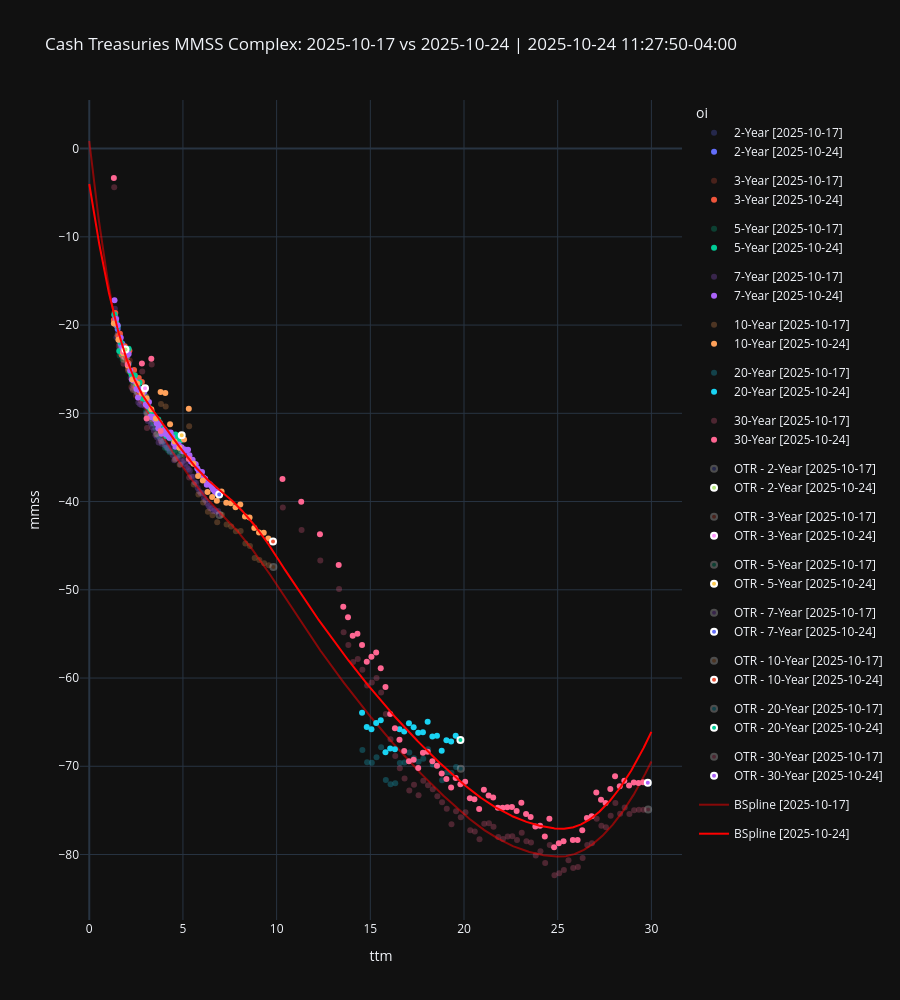

Here is the notebook cell this chart was saved with:
### Code cell
# plot_usts(
#     curve_set_df=new_market_df,
#     ttm_col="ttm",
#     ytm_col="ytm",
#     label_col="oi",
#     cusip_col="cusip",
#     hover_data=new_ref_df.columns.to_list(),
#     cusips_hightlighter=[
#         ("912810UA4", "purple"),
#         ("912810UC0", "purple"),
#     ],
#     splines=[
#         (new_ytm_loess, "LOESS Spline"),
# 		(new_ytm_bspline, "BSpline", "red")
# 	],
#     title=f"Cash Treasuries Complex: {next(iter(new_cusip_pricers.items()))[1].meta()["timestamp"]}",
# )

# plot_usts(
#     # curve_set_df=mmss_df[
#     #     mmss_df["rank"].isin([0, 1, 2])
#     # ],
#     curve_set_df=new_mmss_df,
#     ttm_col="ttm",
#     ytm_col="mmss",
#     label_col="oi",
#     cusip_col="cusip",
#     hover_data=new_ref_df.columns.to_list(),
#     cusips_hightlighter=[
#         ("912810UA4", "purple"),
#         ("912810UC0", "purple"),
#     ],
#     splines=[
#         # (mmss_mdur_spline, "LOESS Spline", "red"),
#         (new_mmss_bspline, "BSpline", "red")
#     ],
#     title=f"Cash Treasuries MMSS Complex: {next(iter(new_cusip_pricers.items()))[1].meta()["timestamp"]}",
#     # enable_hover_filters=True,
#     # numeric_bins=4,
# )
# display(new_mmss_df[new_mmss_df["rank"] == 0][["oi", "ust_label", "ttm", "mmss"]])


# fig, cmap = plot_usts_comparison(
#     curve_set_df=old_market_df,
#     ttm_col="ttm",
#     ytm_col="ytm",
#     label_col="oi",
#     cusip_col="cusip",
#     hover_data=old_ref_df.columns.to_list(),
#     splines=[(old_ytm_bspline, "BSpline", "lightcoral")],
#     # title=f"Cash Treasuries Complex: {older} vs {newer}",
#     opacity=0.50,
#     name_suffix=str(compare),
#     show=False,
#     return_color_map=True,
# )
# fig = plot_usts_comparison(
#     curve_set_df=new_market_df,
#     ttm_col="ttm",
#     ytm_col="ytm",
#     label_col="oi",
#     cusip_col="cusip",
#     hover_data=new_ref_df.columns.to_list(),
#     splines=[(new_ytm_bspline, "BSpline", "red")],
#     title=f"Cash Treasuries Complex: {compare} vs {as_of}",
#     fig=fig,
#     opacity=1.0,
#     name_suffix=str(as_of),
#     color_discrete_map=cmap,
#     show=True,
# )

fig, cmap = plot_usts_comparison(
    curve_set_df=old_mmss_df,
    ttm_col="ttm",
    # ttm_col="mdur",
    ytm_col="mmss",
    label_col="oi",
    cusip_col="cusip",
    hover_data=old_ref_df.columns.to_list(),
    splines=[
        (old_mmss_bspline, "BSpline", "red")
        # (old_mmss_loess, "LOESS", "red")
        # (old_mmss_mdur_spline, "BSpline", "lightcoral")
    ],
    opacity=0.5,
    name_suffix=str(compare),
    show=False,
    return_color_map=True,
)
fig = plot_usts_comparison(
    curve_set_df=new_mmss_df,
    ttm_col="ttm",
    # ttm_col="mdur",
    ytm_col="mmss",
    label_col="oi",
    cusip_col="cusip",
    hover_data=new_ref_df.columns.to_list(),
    splines=[
        (new_mmss_bspline, "BSpline", "red")
        # (new_mmss_loess, "LOESS", "red")
        # (new_mmss_mdur_spline, "BSpline", "red")
    ],
    title=f"Cash Treasuries MMSS Complex: {compare} vs {as_of} | {new_cusip_pricers[new_ref_df[(new_ref_df["rank"] == 0) & (new_ref_df["oi"] == "10-Year")]["cusip"].iloc[-1]].meta()["timestamp"]}",
    fig=fig,
    opacity=1.0,
    name_suffix=str(as_of),
    color_discrete_map=cmap,
    show=True,
    cusips_hightlighter=[
        # (_alias_to_cusip("1142-30", ref_table=new_ref_df), "pink"),
        # (_alias_to_cusip("0243-30", ref_table=new_ref_df), "pink"),
        # (_alias_to_cusip("1142-20", ref_table=new_ref_df), "pink"),
    ]
)


mmss_query = "rank == 0"
# mmss_query = "oi == '10-Year'"
# mmss_query = "ttm >= 7 and ttm < 10"
on = "oi"
# on = "cusip"
(
    new_mmss_df.query(mmss_query)[["oi", "cusip", "ust_label", "mmss", "ttm"]]
    .merge(
        old_mmss_df.query(mmss_query)[["oi", "cusip", "ust_label", "mmss", "ttm"]],
        on=on,
        suffixes=("_new", "_old"),
        how="inner",
    )
    .assign(chg_mmss_bps=lambda d: d["mmss_new"] - d["mmss_old"])
    .sort_values(by="ttm_new")
    .loc[:, [on, "ust_label_new", "ttm_new", "mmss_new", "chg_mmss_bps"]]
)
